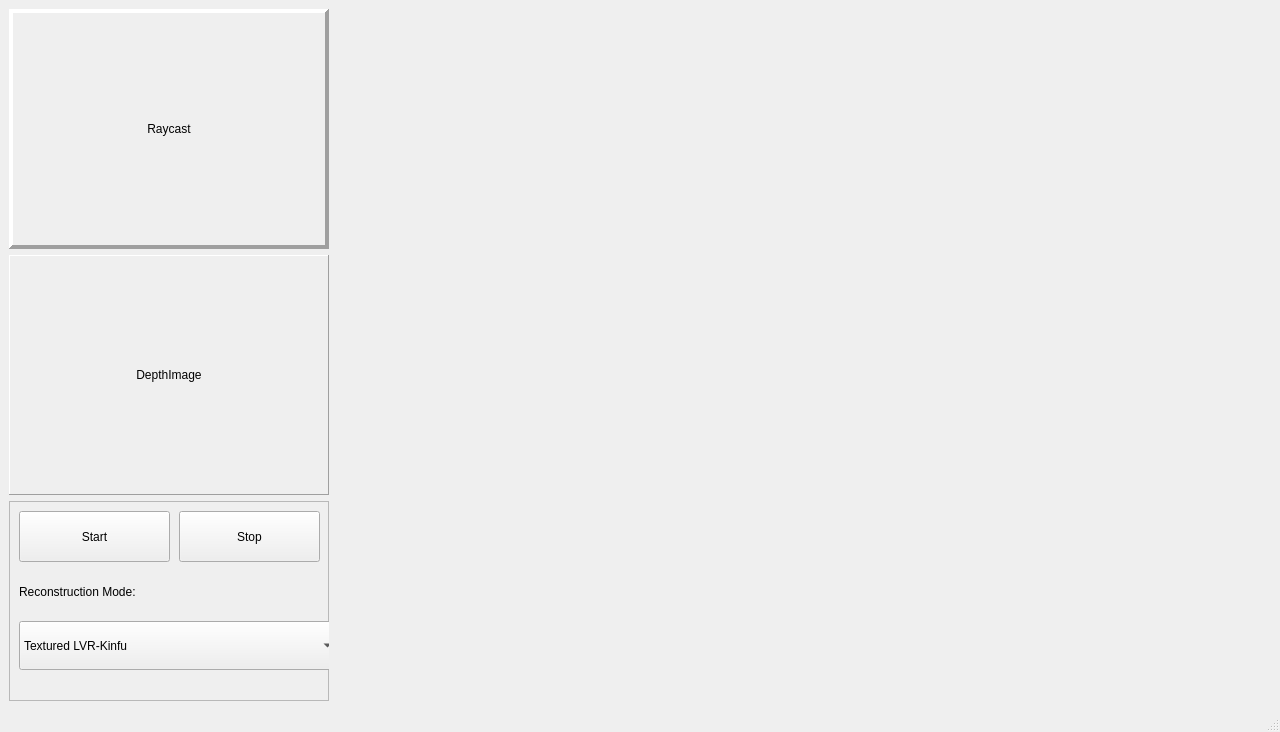
<?xml version="1.0" encoding="UTF-8"?>
<ui version="4.0">
 <class>MainWindow</class>
 <widget class="QMainWindow" name="MainWindow">
  <property name="geometry">
   <rect>
    <x>0</x>
    <y>0</y>
    <width>1280</width>
    <height>720</height>
   </rect>
  </property>
  <property name="windowTitle">
   <string>MainWindow</string>
  </property>
  <widget class="QWidget" name="centralwidget">
   <layout class="QVBoxLayout" name="verticalLayout">
    <item>
     <layout class="QHBoxLayout" name="horizontalLayout">
      <item>
       <layout class="QVBoxLayout" name="verticalLayout_3">
        <item>
         <widget class="QLabel" name="m_displayRaycastLabel">
          <property name="minimumSize">
           <size>
            <width>320</width>
            <height>240</height>
           </size>
          </property>
          <property name="maximumSize">
           <size>
            <width>320</width>
            <height>240</height>
           </size>
          </property>
          <property name="frameShape">
           <enum>QFrame::Panel</enum>
          </property>
          <property name="frameShadow">
           <enum>QFrame::Raised</enum>
          </property>
          <property name="lineWidth">
           <number>4</number>
          </property>
          <property name="text">
           <string>Raycast</string>
          </property>
          <property name="alignment">
           <set>Qt::AlignCenter</set>
          </property>
         </widget>
        </item>
        <item>
         <widget class="QLabel" name="m_displayImageLabel">
          <property name="minimumSize">
           <size>
            <width>320</width>
            <height>240</height>
           </size>
          </property>
          <property name="maximumSize">
           <size>
            <width>320</width>
            <height>240</height>
           </size>
          </property>
          <property name="frameShape">
           <enum>QFrame::Panel</enum>
          </property>
          <property name="frameShadow">
           <enum>QFrame::Raised</enum>
          </property>
          <property name="text">
           <string>DepthImage</string>
          </property>
          <property name="alignment">
           <set>Qt::AlignCenter</set>
          </property>
         </widget>
        </item>
        <item>
         <spacer name="verticalSpacer">
          <property name="orientation">
           <enum>Qt::Vertical</enum>
          </property>
          <property name="sizeHint" stdset="0">
           <size>
            <width>20</width>
            <height>40</height>
           </size>
          </property>
         </spacer>
        </item>
        <item>
         <widget class="QFrame" name="frame">
          <property name="minimumSize">
           <size>
            <width>0</width>
            <height>200</height>
           </size>
          </property>
          <property name="maximumSize">
           <size>
            <width>320</width>
            <height>16777215</height>
           </size>
          </property>
          <property name="frameShape">
           <enum>QFrame::StyledPanel</enum>
          </property>
          <property name="frameShadow">
           <enum>QFrame::Raised</enum>
          </property>
          <widget class="QPushButton" name="m_pbStart">
           <property name="geometry">
            <rect>
             <x>10</x>
             <y>10</y>
             <width>151</width>
             <height>51</height>
            </rect>
           </property>
           <property name="text">
            <string>Start</string>
           </property>
           <property name="flat">
            <bool>false</bool>
           </property>
          </widget>
          <widget class="QPushButton" name="m_pbStop">
           <property name="geometry">
            <rect>
             <x>170</x>
             <y>10</y>
             <width>141</width>
             <height>51</height>
            </rect>
           </property>
           <property name="text">
            <string>Stop</string>
           </property>
          </widget>
          <widget class="QPushButton" name="m_pbRecord">
           <property name="geometry">
            <rect>
             <x>320</x>
             <y>10</y>
             <width>151</width>
             <height>51</height>
            </rect>
           </property>
           <property name="text">
            <string>Record</string>
           </property>
          </widget>
          <widget class="QPushButton" name="m_pbPlay">
           <property name="geometry">
            <rect>
             <x>480</x>
             <y>10</y>
             <width>151</width>
             <height>51</height>
            </rect>
           </property>
           <property name="text">
            <string>Play</string>
           </property>
          </widget>
          <widget class="QComboBox" name="m_cbReconstructioMode">
           <property name="geometry">
            <rect>
             <x>10</x>
             <y>120</y>
             <width>320</width>
             <height>49</height>
            </rect>
           </property>
           <item>
            <property name="text">
             <string>Textured LVR-Kinfu</string>
            </property>
           </item>
           <item>
            <property name="text">
             <string>LVR-Kinfu and Mesh Optimization</string>
            </property>
           </item>
           <item>
            <property name="text">
             <string>LVR-Kinfu</string>
            </property>
           </item>
          </widget>
          <widget class="QLabel" name="m_labelReconstructionMode">
           <property name="geometry">
            <rect>
             <x>10</x>
             <y>70</y>
             <width>291</width>
             <height>41</height>
            </rect>
           </property>
           <property name="text">
            <string>Reconstruction Mode:</string>
           </property>
          </widget>
         </widget>
        </item>
       </layout>
      </item>
      <item>
       <layout class="QVBoxLayout" name="verticalLayout_2">
        <item>
         <widget class="QVTKWidget" name="qvtkWidget"/>
        </item>
       </layout>
      </item>
     </layout>
    </item>
   </layout>
  </widget>
  <widget class="QMenuBar" name="menubar">
   <property name="geometry">
    <rect>
     <x>0</x>
     <y>0</y>
     <width>1280</width>
     <height>47</height>
    </rect>
   </property>
  </widget>
  <widget class="QStatusBar" name="statusbar"/>
 </widget>
 <customwidgets>
  <customwidget>
   <class>QVTKWidget</class>
   <extends>QWidget</extends>
   <header>QVTKWidget.h</header>
  </customwidget>
 </customwidgets>
 <resources/>
 <connections/>
</ui>
